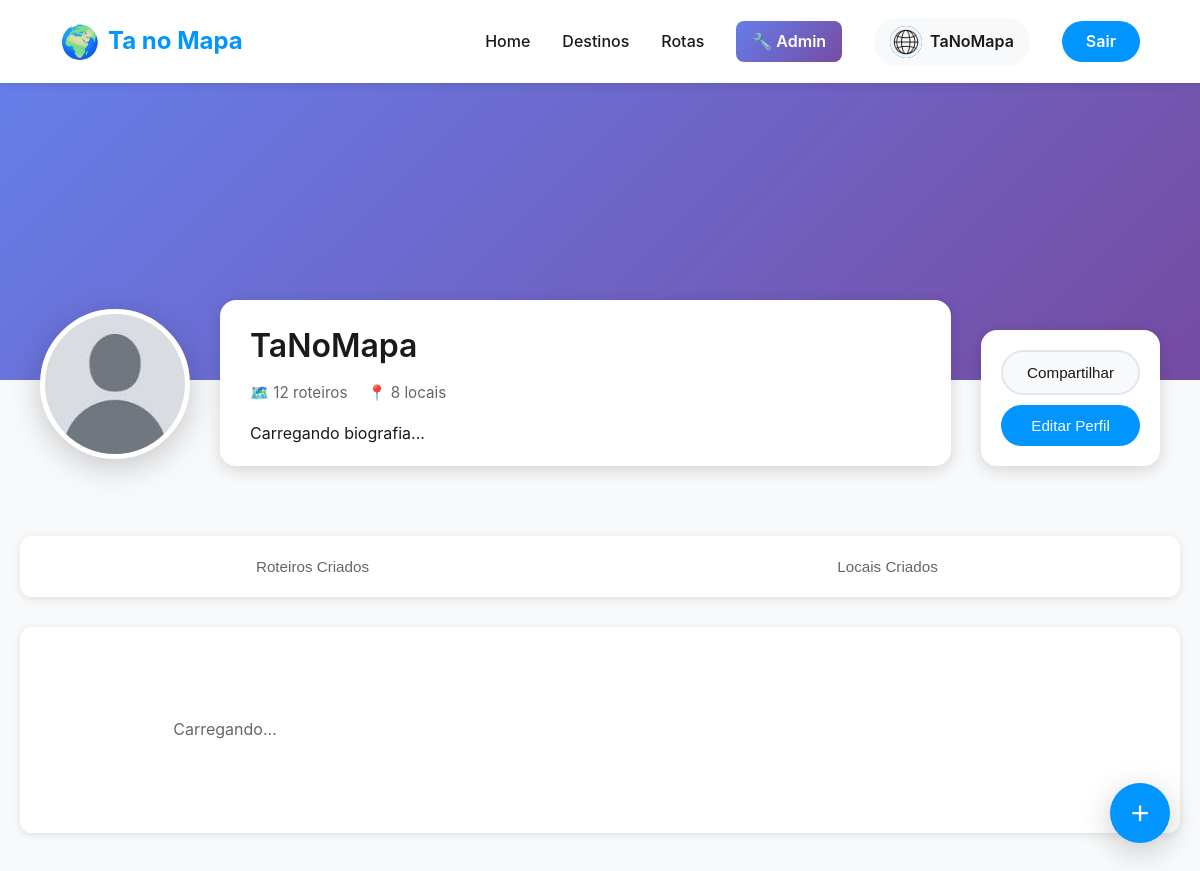
The app's page /Projeto/perfil.php (signed in) with its own data.
### tables this page shows
CREATE TABLE `usuarios` (
  `ID` int(11) NOT NULL,
  `Nome` varchar(100) NOT NULL,
  `Email` varchar(100) NOT NULL,
  `Senha` varchar(255) NOT NULL,
  `Telefone` varchar(20) DEFAULT NULL,
  `Data_Nascimento` date DEFAULT NULL,
  `CPF` varchar(14) DEFAULT NULL,
  `CNPJ` varchar(18) DEFAULT NULL,
  `Tipo` varchar(15) NOT NULL CHECK (`Tipo` in ('Turista','Fornecedor','Administrador')),
  `Bio` text DEFAULT NULL,
  `Foto_Perfil` varchar(255) DEFAULT NULL,
  `Foto_Capa` varchar(255) DEFAULT NULL
);

### Projeto/includes/verificar_sessao.php (called while the page is built, shortened)
<?php
function estaLogado() {
    return isset($_SESSION['usuario_id']) && !empty($_SESSION['usuario_id']);
}
function obterUsuarioLogado() {
    global $conn;
    $userId = $_SESSION['usuario_id'];
    $sql = "SELECT * FROM usuarios WHERE Id = ?";
    $stmt = mysqli_prepare($conn, $sql);
    mysqli_stmt_bind_param($stmt, "i", $userId);
    mysqli_stmt_execute($stmt);
    $result = mysqli_stmt_get_result($stmt);
    $usuario = mysqli_fetch_assoc($result);
    if ($usuario) {
        $dadosUsuario = [
            'id' => (int)$usuario['ID'],
            'nome' => $usuario['Nome'],
            'email' => $usuario['Email'],
            'tipo' => $usuario['Tipo'],
            'fotoPerfil' => $usuario['Foto_Perfil'] ?? null,
            'fotoCapa' => $usuario['Foto_Capa'] ?? null,
            'bio' => $usuario['Bio'] ?? null,
            'dataCadastro' => $usuario['Data_Cadastro'] ?? null,
            'telefone' => $usuario['Telefone'] ?? null,
            'cpf' => $usuario['CPF'] ?? null,
            'cnpj' => $usuario['CNPJ'] ?? null,
            'dataNascimento' => $usuario['Data_Nascimento'] ?? null
        ];
        return $dadosUsuario;
    }
    return null;
}
function isFornecedor() {
    return isset($_SESSION['usuario_tipo']) && $_SESSION['usuario_tipo'] === 'Fornecedor';
}
?>

### Projeto/perfil.php (the view, shortened to what this page needs)
<?php
require_once 'includes/verificar_sessao.php';
$usuario = obterUsuarioLogado();
$isFornecedor = isFornecedor();
?>
<!DOCTYPE html>
<html lang="pt-BR">
<head>
    <link rel="stylesheet" href="css/style-principal.css?v=<?php echo time(); ?>">
    <link rel="stylesheet" href="css/style-perfil.css?v=<?php echo time(); ?>">
    <link rel="stylesheet" href="css/style-modal.css?v=2.0">
    <link rel="stylesheet" href="css/style-admin.css?v=<?php echo time(); ?>">
</head>
<body>
    <header>
        <div class="logo">
            <div class="logo-icon">🌍</div>
            <span>Ta no Mapa</span>
        </div>
        <nav>
            <a href="index.php">Home</a>
            <a href="destinos.php">Destinos</a>
            <a href="rotas.php">Rotas</a>
            <?php if ($usuario['email'] === 'tanomapa@gmail.com'): ?>
            <a href="admin.php" class="btn-admin">🔧 Admin</a>
            <?php endif; ?>
            <a href="perfil.php" class="perfil-link">
                <div class="user-avatar">
                    <?php if (!empty($usuario['fotoPerfil'])): ?>
                        <img src="<?php echo htmlspecialchars($usuario['fotoPerfil']); ?>"
                             alt="<?php echo htmlspecialchars($usuario['nome']); ?>"
                             class="user-avatar-img">
                    <?php else: ?>
                        👤
                    <?php endif; ?>
                </div>
                <span class="user-name"><?php echo htmlspecialchars($usuario['nome']); ?></span>
            </a>
            <a href="includes/logout.php" class="btn-logout">Sair</a>
        </nav>
    </header>
    <div class="perfil-header-section">
        <div class="perfil-capa" id="fotoCapaExibicao"></div>
        <div class="perfil-info-container">
            <div class="perfil-avatar-wrapper">
                <img id="fotoPerfilExibicao" src="img/default_avatar.png" alt="Foto de Perfil" class="perfil-avatar-img">
            </div>
            <div class="perfil-dados">
                <h1 id="nomeUsuario"><?php echo htmlspecialchars($usuario['nome']); ?></h1>
                <div class="perfil-stats">
                    <span id="contadorRoteiros">🗺️ 12 roteiros</span>
                    <?php if ($isFornecedor): ?>
                    <span id="contadorLocais">📍 8 locais</span>
                    <?php endif; ?>
                </div>
                <p class="perfil-bio" id="bio">Carregando biografia...</p>
            </div>
            <div class="perfil-acoes">
                <button class="btn-compartilhar" onclick="compartilharPerfil()">Compartilhar</button>
                <button class="btn-editar" onclick="abrirModal('modalEditarPerfil')">Editar Perfil</button>
            </div>
        </div>
    </div>
    <div class="container-perfil">
        <div class="perfil-nav">
            <button class="<?php echo !$isFornecedor ? 'active' : ''; ?>" onclick="mostrarSecao('roteiros')" style="<?php echo !$isFornecedor ? 'flex: 1; max-width: 100%;' : ''; ?>">
                Roteiros Criados
            </button>
            <?php if ($isFornecedor): ?>
            <button onclick="mostrarSecao('locais')">
                Locais Criados
            </button>
            <?php endif; ?>
        </div>
        <div id="secao-roteiros" class="perfil-lista">
            <div id="listaItens" class="lista-itens">
                <p class="aviso-lista">Carregando...</p>
            </div>
        </div>
    </div>
    <div class="fab-container">
        <button class="fab-principal" onclick="toggleFabMenu()">+</button>
    </div>
</body>
</html>

### Projeto/CSS/style-principal.css (style rules this page uses)
* { margin: 0; padding: 0; box-sizing: border-box; }
:root { --primary-color: #0095ff; --primary-dark: #0077cc; --secondary-color: #00d4ff; --text-dark: #1a1a1a; --text-light: #ffffff; --text-gray: #666; --bg-light: #f8f9fa; --shadow-sm: 0 2px 8px rgba(0, 0, 0, 0.1); --shadow-md: 0 4px 16px rgba(0, 0, 0, 0.15); --shadow-lg: 0 8px 32px rgba(0, 0, 0, 0.2); }
body { font-family: -apple-system, BlinkMacSystemFont, 'Segoe UI', Roboto, 'Helvetica Neue', Arial, sans-serif; line-height: 1.6; color: var(--text-dark); overflow-x: hidden; }
header { position: fixed; top: 0; width: 100%; background: rgba(255, 255, 255, 0.98); backdrop-filter: blur(10px); box-shadow: var(--shadow-sm); z-index: 1000; padding: 1rem 5%; display: flex; justify-content: space-between; align-items: center; }
.logo { display: flex; align-items: center; gap: 0.5rem; font-size: 1.5rem; font-weight: 700; color: var(--primary-color); }
.logo-icon { font-size: 2rem; }
nav { display: flex; align-items: center; gap: 2rem; }
nav a { text-decoration: none; color: var(--text-dark); font-weight: 500; transition: color 0.3s; }
.perfil-link { display: flex; align-items: center; gap: 0.5rem; padding: 0.5rem 1rem; border-radius: 50px; background: var(--bg-light); transition: all 0.3s; }
.user-avatar { width: 32px; height: 32px; border-radius: 50%; background: var(--primary-color); display: flex; align-items: center; justify-content: center; font-size: 1.2rem; }
.btn-cadastro, .btn-logout { padding: 0.5rem 1.5rem; border-radius: 50px; background: var(--primary-color); color: white !important; font-weight: 600; transition: all 0.3s; }
.fab-container { position: fixed; bottom: 2rem; right: 2rem; z-index: 999; }
header .user-avatar, .header-perfil .user-avatar { width: 32px !important; height: 32px !important; border-radius: 50%; background: var(--primary-color); display: flex; align-items: center; justify-content: center; font-size: 1.2rem; overflow: hidden; position: relative; flex-shrink: 0; color: white; }
header .user-avatar-img, .header-perfil .user-avatar-img { width: 100% !important; height: 100% !important; object-fit: cover; border-radius: 50%; position: absolute; top: 0; left: 0; }
header .perfil-link, .header-perfil .perfil-link { display: flex; align-items: center; gap: 0.5rem; padding: 0.5rem 1rem; border-radius: 50px; background: var(--bg-light); transition: all 0.3s; text-decoration: none; }
.perfil-avatar-img { width: 150px !important; height: 150px !important; border-radius: 50%; object-fit: cover; border: 5px solid white; box-shadow: var(--shadow-lg); background: white; }

### Projeto/CSS/style-admin.css (style rules this page uses)
.btn-admin { background: linear-gradient(135deg, #667eea 0%, #764ba2 100%) !important; color: white !important; padding: 8px 16px !important; border-radius: 8px !important; font-weight: 600 !important; transition: all 0.3s !important; }
.user-avatar { width: 40px; height: 40px; border-radius: 50%; object-fit: cover; background: var(--bg-light); }
.user-name { font-weight: 600; color: var(--text-dark); }

### records on screen
usuarios: Foto_Perfil (picture), Nome "TaNoMapa"
